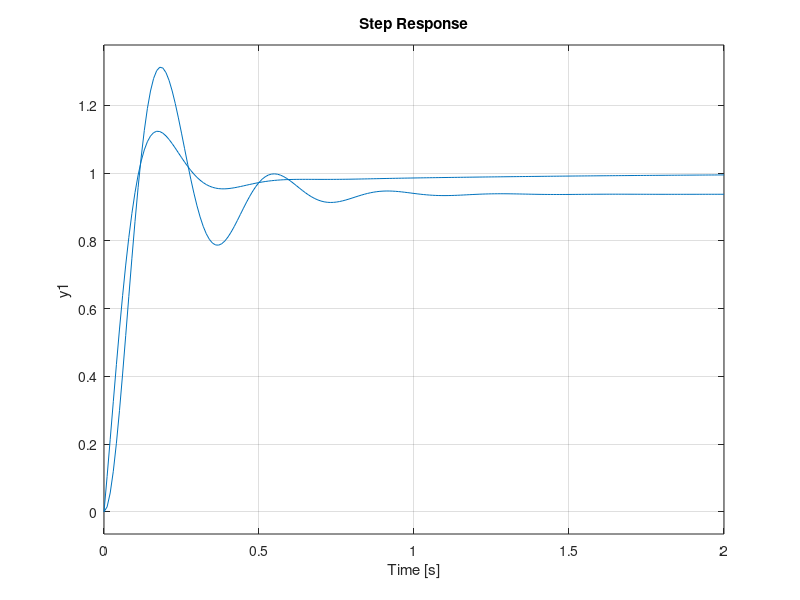

MATLAB code for this plot:
% First
s = tf("s");
G = 1 / (s^2 + 10 * s + 20);

T = feedback(G, 1);
step(T)

% Second
s = tf("s");
G = 1 / (s^2 + 10 * s + 20);
H = 1;

T = feedback(G, H);
step(T, [0:.01:2])

% Third
s = tf("s");
G = 1 / (s^2 + 10 * s + 20);
kp = 50;
C = pid(kp);

T = feedback(C * G, 1);
step(T, [0:.01:2])

% Fourth
s = tf("s");
G = 1 / (s^2 + 10 * s + 20);
kp = 300;
C = pid(kp);

T = feedback(C * G, 1);
step(T, [0:.01:2])

hold on

% Fifth
s = tf("s");
G = 1 / (s^2 + 10 * s + 20);
kp = 300; ki = 300; kd = 10;

C = pid(kp, ki, kd);
T = feedback(C * G, 1);
step(T, [0:.01:2])

hold on
